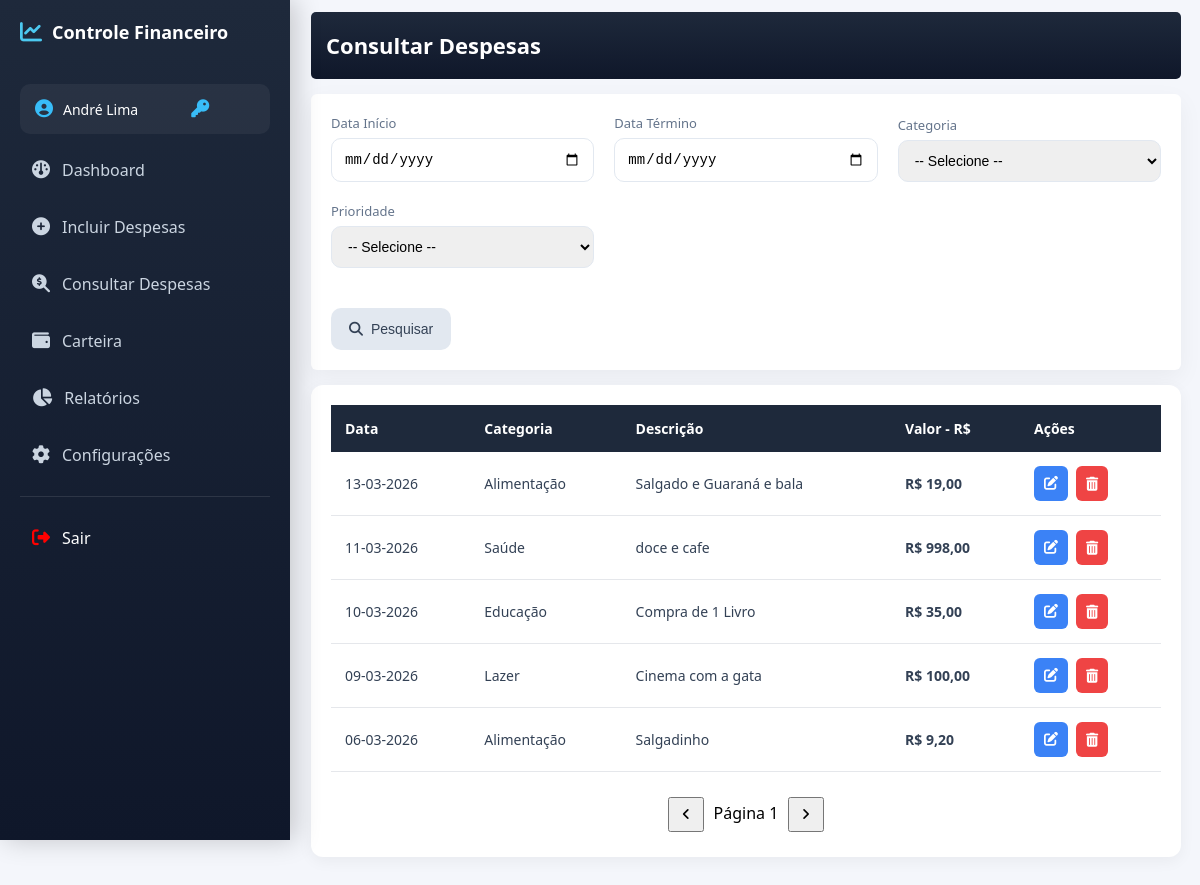
Page /view/dashboard.php?pagina=consultar (signed in) on the committed database.
### tables this page shows
CREATE TABLE `despesas` (
  `idDespesa` int(11) NOT NULL,
  `dataDespesa` date NOT NULL,
  `idPrioridade` int(11) NOT NULL,
  `idCategoria` int(11) NOT NULL,
  `dsDespesa` varchar(200) NOT NULL,
  `valorDespesa` decimal(10,2) NOT NULL,
  `idUsuario` int(11) NOT NULL,
  `stAtivo` int(11) NOT NULL DEFAULT 1
);

CREATE TABLE `categorias` (
  `idCategoria` int(11) NOT NULL,
  `dsCategoria` varchar(50) NOT NULL,
  `stAtivo` int(11) NOT NULL DEFAULT 1
);

### controller/fnConsultarDespesasController.php (called while the page is built)
<?php
include_once('../model/fnGetDespesasModel.php');
if ($_SERVER['REQUEST_METHOD'] === 'POST') {
    $usuarioLogin = $_SESSION['idUsuario'] ?? null;
    $DT_ConsultaI = $_POST['DT_ConsultaI'] ?? null;
    $DT_ConsultaT = $_POST['DT_ConsultaT'] ?? null;
    $prioridade   = $_POST['prioridade'] ?? null;
    $categoria    = $_POST['categoria'] ?? null;
    $dadosDespesas = getDespesasFiltradas(
        $usuarioLogin,
        $DT_ConsultaI,
        $DT_ConsultaT,
        $prioridade,
        $categoria
    );
} else {
    $usuarioLogin = $_SESSION['idUsuario'] ?? null;
    $dadosDespesas = getDespesas($usuarioLogin);
}
?>

### model/fnGetDespesasModel.php (called while the page is built, shortened)
<?php
require_once('conn.php');
function getDespesas($usuarioLogin) {
    global $pdo;
    $sql = "SELECT
    TD.idDespesa,
    TD.dataDespesa,
    TD.dsDespesa,
    TD.valorDespesa,
    TP.dsPrioridade,
    TC.dsCategoria
    FROM despesas TD
    INNER JOIN categorias TC
    ON TC.idCategoria = TD.idCategoria
    INNER JOIN prioridadesDespesas TP
    ON TP.idPrioridade = TD.idPrioridade
    WHERE TD.idUsuario = :usuario";
    $params = [':usuario' => $usuarioLogin];
    $sql .= " ORDER BY TD.dataDespesa DESC";
    $stmt = $pdo->prepare($sql);
    $stmt->execute($params);
    return $stmt->fetchAll(PDO::FETCH_ASSOC);
}
?>

### view/consultarDespesas.php (the view, shortened to what this page needs)
<?php
include_once('../controller/fnConsultarDespesasController.php');
?>
<link rel="stylesheet" type="text/css" href="../styles/stylePages.css">
<div class="page-header">
    <h2>
        Consultar Despesas
    </h2>
</div>
<div class="card">
    <form class="form-grid" method="POST">
        <div class="form-group">
            <label>Data Início</label>
            <input type="date" name="DT_ConsultaI">
        </div>
        <div class="form-group">
            <label>Data Término</label>
            <input type="date" name="DT_ConsultaT">
        </div>
        <div class="form-group">
            <label>Categoria</label>
            <select name="categoria">
                <option value="" disabled selected> -- Selecione -- </option>
            </select>
        </div>
        <div class="form-group">
            <label>Prioridade</label>
            <select name="prioridade">
                <option value="" disabled selected> -- Selecione -- </option>
            </select>
        </div>
        <div class="form-actions">
            <button type="submit" class="btn btn-secondary" name="pesquisar">
                <i class="fa-solid fa-magnifying-glass"></i> Pesquisar
            </button>
        </div>
    </form>
</div>
<div class="card-lista">
    <table class="tabela-financeiro">
        <thead>
            <tr>
                <th>Data</th>
                <th>Categoria</th>
                <th>Descrição</th>
                <th>Valor - R$</th>
                <th>Ações</th>
            </tr>
        </thead>
        <tbody>
            <?php if (is_array($dadosDespesas) && count($dadosDespesas) > 0): ?>
            <?php foreach($dadosDespesas as $dadoDespesa): ?>
                <tr>
                    <td class="data"><?= date('d-m-Y', strtotime($dadoDespesa['dataDespesa'])); ?></td>
                    <td class="categoria"><?= $dadoDespesa['dsCategoria']; ?></td>
                    <td class="descricao"><?= $dadoDespesa['dsDespesa']; ?></td>
                    <td class="valor">R$ <?= number_format($dadoDespesa['valorDespesa'], 2, ',', '.'); ?></td>
                    <td class="acoes">
                        <button class="btn-editar"
                        data-id="<?= $dadoDespesa['idDespesa']; ?>"
                        data-descricao="<?= $dadoDespesa['dsDespesa']; ?>"
                        data-valor="<?= number_format($dadoDespesa['valorDespesa'], 2, ',', '.'); ?>"
                        data-data="<?= $dadoDespesa['dataDespesa']; ?>">
                        <i class="fa-solid fa-pen-to-square"></i>
                    </button>
                    <a href="../model/deleteDespesaModel.php?id=<?= $dadoDespesa['idDespesa']; ?>"
                       class="btn-excluir"
                       onclick="return confirm('Deseja realmente excluir esta despesa?');">
                       <i class="fa-solid fa-trash-can"></i>
                   </a>
               </td>
           </tr>
       <?php endforeach; ?>
   <?php else: ?>
    <tr>
        <td colspan="5">Nenhuma despesa encontrada.</td>
    </tr>
<?php endif; ?>
</tbody>
</table>
<div class="paginacao">
    <button id="prev"><i class="fa-solid fa-angle-left"></i></button>
    <span id="paginaAtual"></span>
    <button id="next"><i class="fa-solid fa-angle-right"></i></button>
</div>
</div>

### styles/styleDashboard.css (style rules this page uses)
body { margin: 0; font-family: 'Segoe UI', sans-serif; background-color: #f4f6fb; }
.card { background: #ffffff; padding: 25px; border-radius: 15px; box-shadow: 0 5px 20px rgba(0,0,0,0.05); }
.card-lista { background: #ffffff; padding: 20px; border-radius: 6px; box-shadow: 0 8px 25px rgba(0,0,0,0.05); width: 100%; box-sizing: border-box; margin-top: -15px; }
.tabela-financeiro { width: 100%; border-collapse: collapse; font-family: 'Segoe UI', sans-serif; }
.tabela-financeiro thead { background: #1e293b; color: #ffffff; }
.tabela-financeiro th { padding: 14px; text-align: left; font-weight: 600; font-size: 14px; }
.tabela-financeiro td { padding: 14px; border-bottom: 1px solid #e5e7eb; font-size: 14px; color: #334155; }

### styles/stylePages.css (style rules this page uses)
.page-header { margin-top: -50px; background: linear-gradient(180deg, #1e293b, #0f172a); border-radius: 5px; }
.page-header h2 { font-size: 22px; font-weight: 600; color: #ffffff; display: flex; align-items: center; gap: 10px; padding-left: 15px; }
.paginacao { margin-top:20px; text-align:center; }
.paginacao button { padding:8px 12px; margin:5px; cursor:pointer; }
.card { background: #ffffff; padding: 20px; border-radius: 6px; box-shadow: 0 8px 25px rgba(0,0,0,0.05); width: 100%; box-sizing: border-box; margin-top: -15px; }
.card-lista { background: #ffffff; padding: 20px; border-radius: 6px; box-shadow: 0 8px 25px rgba(0,0,0,0.05); width: 100%; box-sizing: border-box; margin-top: -15px; }
.form-grid { display: grid; grid-template-columns: repeat(auto-fit, minmax(220px, 1fr)); gap: 20px; align-items: end; }
.form-group { display: flex; flex-direction: column; }
.form-group label { font-size: 13px; font-weight: 500; margin-bottom: 6px; color: #64748b; }
.form-group input, .form-group select { height: 42px; padding: 0 12px; border-radius: 10px; border: 1px solid #e2e8f0; outline: none; transition: 0.2s ease; font-size: 14px; }
.form-actions { grid-column: 1 / -1; display: flex; gap: 15px; flex-wrap: wrap; margin-top: 20px; }
.btn { height: 42px; padding: 0 18px; border-radius: 10px; border: none; cursor: pointer; font-size: 14px; font-weight: 500; display: flex; align-items: center; gap: 8px; transition: 0.2s ease; }
.btn-secondary { background: #e2e8f0; color: #334155; }
.card-lista { background: #ffffff; padding: 20px; border-radius: 12px; box-shadow: 0 4px 15px rgba(0,0,0,0.05); }
.tabela-financeiro { width: 100%; border-collapse: collapse; font-family: 'Segoe UI', sans-serif; }
.tabela-financeiro thead { background: #1e293b; color: #ffffff; }
.tabela-financeiro th { padding: 14px; text-align: left; font-weight: 600; font-size: 14px; }
.tabela-financeiro td { padding: 14px; border-bottom: 1px solid #e5e7eb; font-size: 14px; color: #334155; }
.valor { font-weight: 600; color: #16a34a; }
.acoes { display: flex; gap: 8px; }
.btn-editar, .btn-excluir { border: none; padding: 8px 10px; border-radius: 6px; cursor: pointer; font-size: 14px; transition: 0.2s; }
.btn-editar { background: #3b82f6; color: white; }
.btn-excluir { background: #ef4444; color: white; }

### rows in the picture
despesas: dataDespesa "13-03-2026", idCategoria.dsCategoria "Alimentação", dsDespesa "Salgado e Guaraná e bala", valorDespesa "19,00"
despesas: dataDespesa "11-03-2026", idCategoria.dsCategoria "Saúde", dsDespesa "doce e cafe", valorDespesa "998,00"
despesas: dataDespesa "10-03-2026", idCategoria.dsCategoria "Educação", dsDespesa "Compra de 1 Livro", valorDespesa "35,00"
despesas: dataDespesa "09-03-2026", idCategoria.dsCategoria "Lazer", dsDespesa "Cinema com a gata", valorDespesa "100,00"
despesas: dataDespesa "06-03-2026", idCategoria.dsCategoria "Alimentação", dsDespesa "Salgadinho", valorDespesa "9,20"

### other values in the picture
$_SESSION['usuario'] "André Lima"
